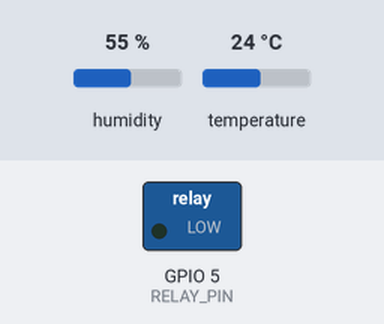
Bench run of a sketch on a simulated ESP32. Shown: switched loads named in the sketch (green lamp = pin HIGH). The test bench sets the inputs (shaded band); at power-on: temperature 24 °C, humidity 55 %.

Above: at 6.8 s.
6.9 s: temperature set to 34.3 °C
12.3 s: temperature set to 35.8 °C
At 14.6 s:
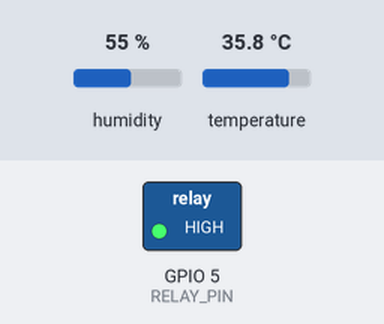
17.7 s: temperature set to 34.6 °C
23.1 s: temperature set to 33.5 °C
At 27.4 s:
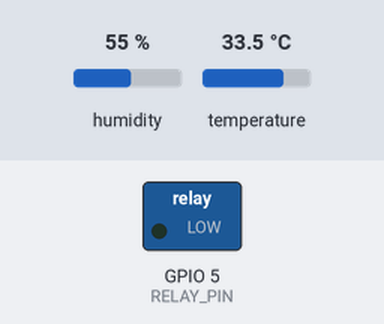
28.5 s: temperature set to 41 °C
At 30.4 s:
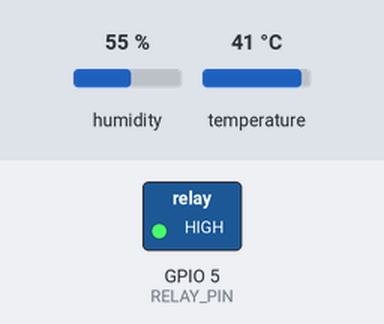
Timing chart, 0 to 31.9 s (numbered marks = the images above; inputs shaded):
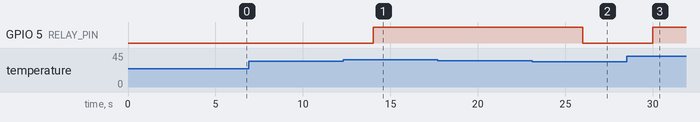

The sketch:

esp32-dht22-sketch.ino
```cpp
#include <DHT.h>

#define DHTPIN 4
#define DHTTYPE DHT22
#define RELAY_PIN 5
#define TEMP_ON 35.0
#define TEMP_OFF 34.0
#define READ_INTERVAL 2000

DHT dht(DHTPIN, DHTTYPE);

bool relayState = false;
unsigned long lastRead = 0;

void setup() {
  pinMode(DHTPIN, INPUT_PULLUP);
  dht.begin();
  pinMode(RELAY_PIN, OUTPUT);
  digitalWrite(RELAY_PIN, LOW);
}

void loop() {
  unsigned long now = millis();

  if (now - lastRead < READ_INTERVAL) {
    return;
  }
  lastRead = now;

  float temperature = dht.readTemperature();

  if (isnan(temperature)) {
    digitalWrite(RELAY_PIN, LOW);
    relayState = false;
    return;
  }

  if (!relayState && temperature > TEMP_ON) {
    relayState = true;
    digitalWrite(RELAY_PIN, HIGH);
  } else if (relayState && temperature < TEMP_OFF) {
    relayState = false;
    digitalWrite(RELAY_PIN, LOW);
  }
}
```

Measured:
- the behaviour switches between 35 and 35.1 °C on temperature (found by bisection; images 0 and 1)
- the behaviour switches between 34 and 33.9 °C on temperature (found by bisection; images 1 and 2)
- after the input at 6.9 s, every drawn part: stays the same
- after the input at 12.3 s, GPIO 5 (RELAY_PIN): LOW → HIGH after 1.7 s
- after the input at 17.7 s, every drawn part: stays the same
- after the input at 23.1 s, GPIO 5 (RELAY_PIN): HIGH → LOW after 2.9 s
- after the input at 28.5 s, GPIO 5 (RELAY_PIN): LOW → HIGH after 1.5 s
